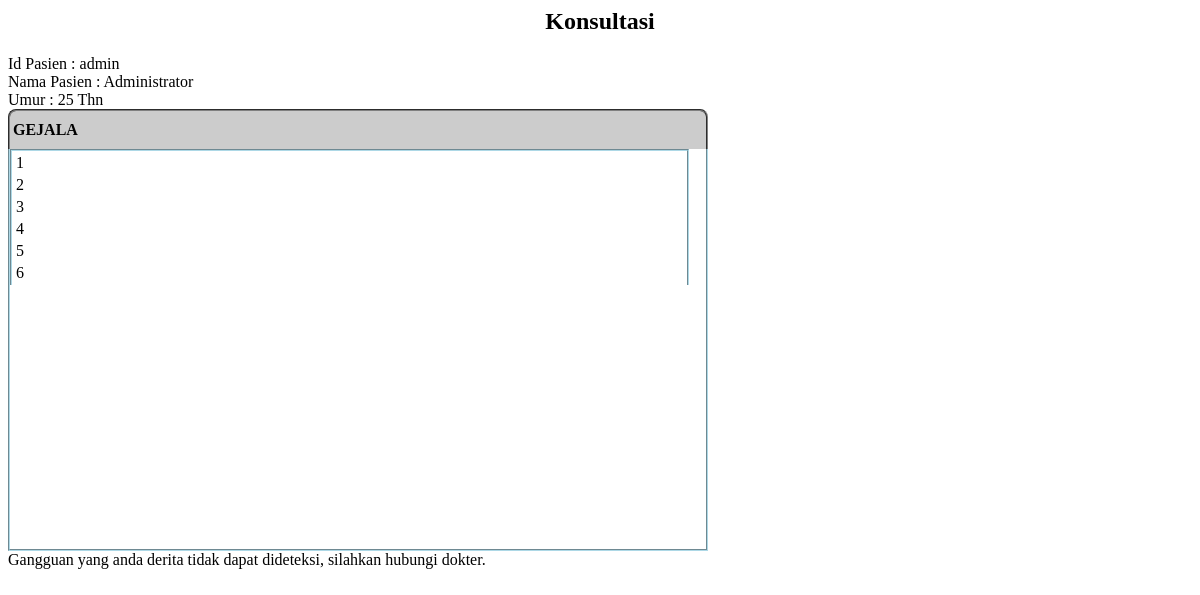
The page /cekno.php (signed in) on the database its author committed.
### tables this page shows
CREATE TABLE IF NOT EXISTS `user` (
  `id_user` varchar(50) DEFAULT NULL,
  `password` varchar(50) DEFAULT NULL,
  `nama_lengkap` varchar(100) DEFAULT NULL,
  `umur` varchar(4) NOT NULL,
  `jk` varchar(20) NOT NULL,
  `level` varchar(50) DEFAULT NULL,
  `tinggi_badan` varchar(4) NOT NULL,
  `berat_badan` varchar(4) NOT NULL,
  `jenis_kondisi` varchar(15) NOT NULL
);

CREATE TABLE IF NOT EXISTS `detailkonsul` (
  `idkonsul` varchar(5) NOT NULL,
  `idgejala` varchar(5) NOT NULL
);

### cekno.php (the view, shortened to what this page needs)
<?php
$sql = mysql_query("SELECT * FROM user where id_user='$_SESSION[namauser]'");
$hasil=mysql_fetch_array($sql);
echo "<h2 align=center>Konsultasi</h2>";
echo "Id Pasien : $hasil[id_user] <br>
Nama Pasien : $hasil[nama_lengkap] <br>";
echo "Umur : $hasil[umur] Thn <br>";
?>
<table   class="judul">
    <th colspan="4" align="left"><strong>GEJALA</strong></th>
</table>
<div class="data">
<table   class="data">
<?php
$query51 = mysql_query("SELECT * FROM tblkonsultasi order by id desc ");
$data51 = mysql_fetch_array($query51);
 				$aa = "SELECT * FROM detailkonsul where idkonsul='$data51[id]' ";
				$rr = mysql_query($aa) or die('Error');
				$no=1;
				while($data = mysql_fetch_array($rr)){
						$aa1 = "SELECT * From tblgejala where idgejala='$data[idgejala]' ";
						$rr1 = mysql_query($aa1) or die('Error');
						$data1 = mysql_fetch_array($rr1);
		 if ($warna==$warna1) {
		 $warna=$warna2;}
		 else {
		 $warna=$warna1;} ?>
<?php	 echo " <tr bgcolor='$warna' class='data'>
			<td width='10' align='center'>$no</td>
			<td class='data'>$data1[namagejala] </td> </tr>";
	$no++;
}
			?>
</table>
</div>
<?
echo "Gangguan yang anda derita tidak dapat dideteksi, silahkan hubungi dokter.";
?>

### cekno.php (style rules this page uses)
table.judul { border-width:2px; border-top-style:groove; border-bottom-style:none; border-right-style:groove; border-left-style:groove; -moz-border-radius-topleft:8px; -webkit-border-top-left-radius:8px; -moz-border-radius-topright:8px; -webkit-border-top-right-radius:8px; width:700px; height:40px; background-color: #CCCCCC; }
table.data { border-top-style:groove; border-bottom-style:none; border-right-style:groove; border-left-style:groove; border-color:lightblue; border-width:2px; width:679px; }
div.data { width:696px; height:400px; overflow:auto; border-top-style:none; border-bottom-style:groove; border-right-style:groove; border-left-style:groove; border-color:lightblue; border-width:2px; }

### rows shown on the page
user: id_user "admin", nama_lengkap "Administrator", umur "25"
